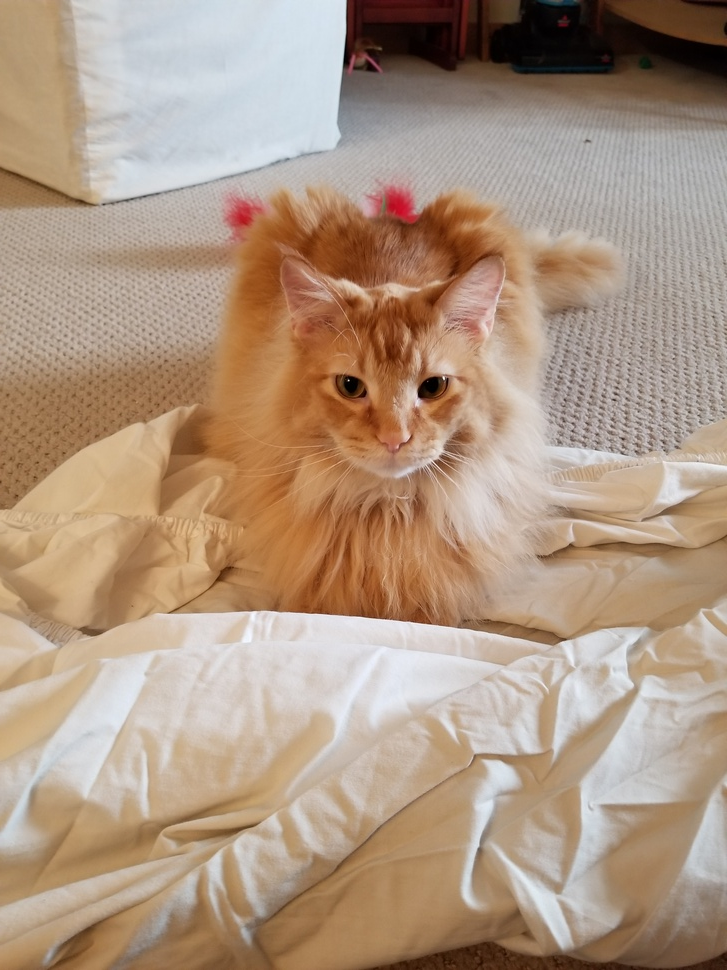
#> input picture Floofers.jpg, 727 x 970 px, shrunk from 3024 x 4032 before the run, given in place of the camera
$ python morphTrans.py
#> lines starting #> are read from the running program, lines starting #| are printed output that depends on the picture; after the words box and inside, x2 and y2 are one past the last pixel; in counts of white or black regions, pixels touching at a corner belong together
import cv2
import numpy as np

cap = cv2.VideoCapture(0)

while(1):

    _, frame = cap.read()
#> frame is the input picture: shape (970, 727, 3); mean B, G, R 129.6, 150.1, 174.1
    hsv = cv2.cvtColor(frame, cv2.COLOR_BGR2HSV)
#> hsv: shape (970, 727, 3); mean H, S, V 26.4, 76.7, 175.4

    lower_red = np.array([30,150,50])
    upper_red = np.array([255,255,180])

    lower_floof = np.array([0,0,0])
    upper_floof = np.array([75,255,255])

    mask = cv2.inRange(hsv, lower_floof, upper_floof)
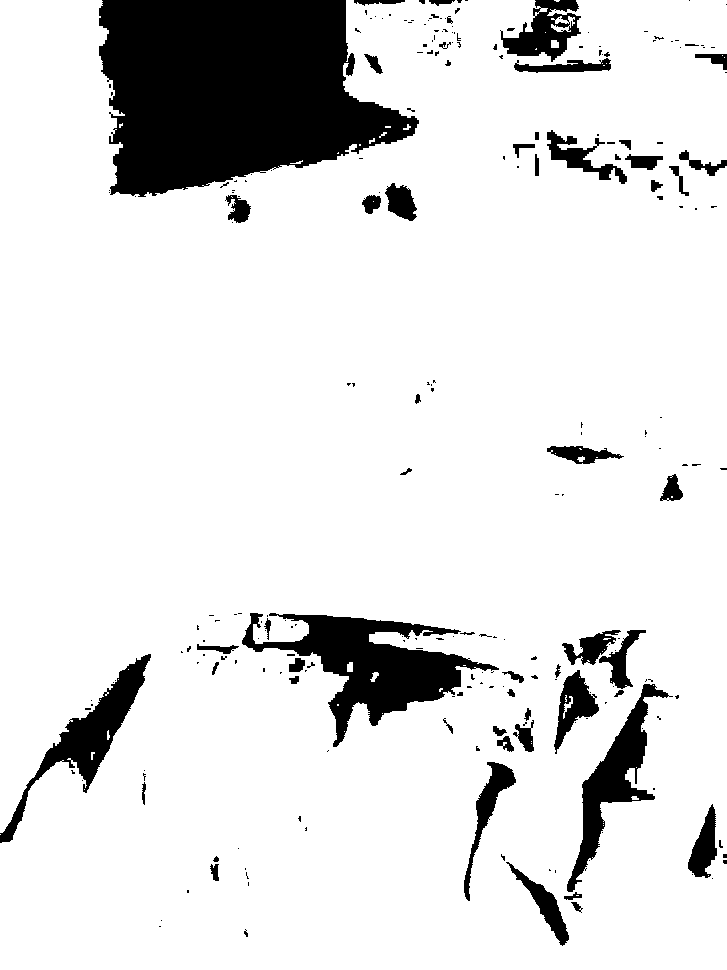
#> mask: shape (970, 727); 87.8% white; 247 black regions (186 under 20 px), largest, box (x1, y1, x2, y2) and area: (99, 0, 419, 197) 44845, (242, 613, 499, 747) 11651, (0, 654, 151, 843) 5210
    res = cv2.bitwise_and(frame,frame, mask= mask)
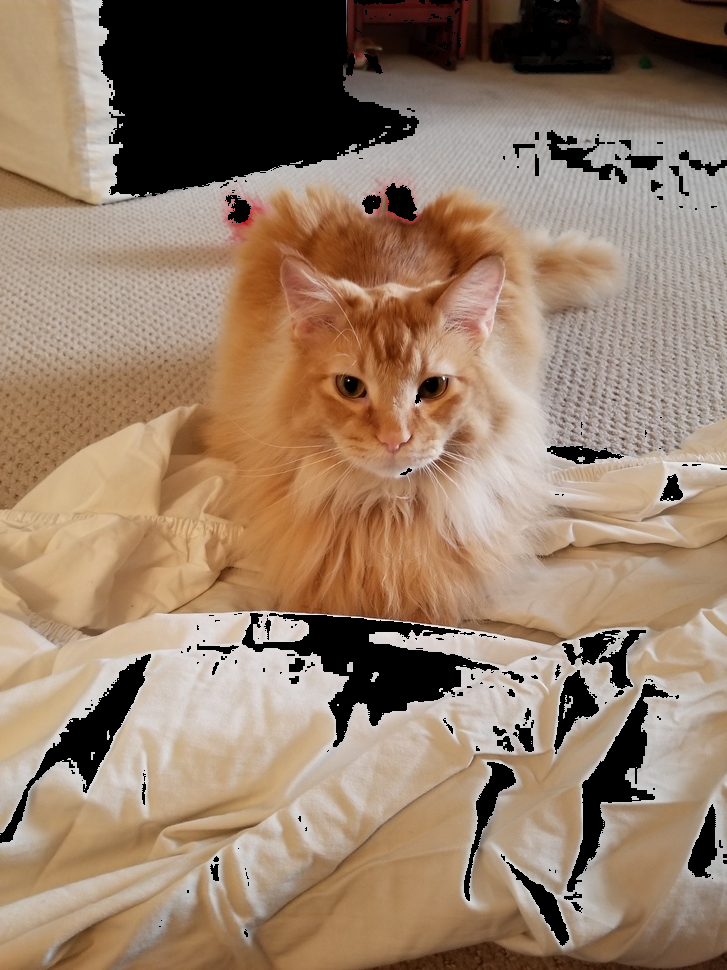
#> res: shape (970, 727, 3); mean B, G, R 104.7, 125.9, 150.2

    kernel = np.ones((5,5),np.uint8)
    erosion = cv2.erode(mask,kernel,iterations = 1)
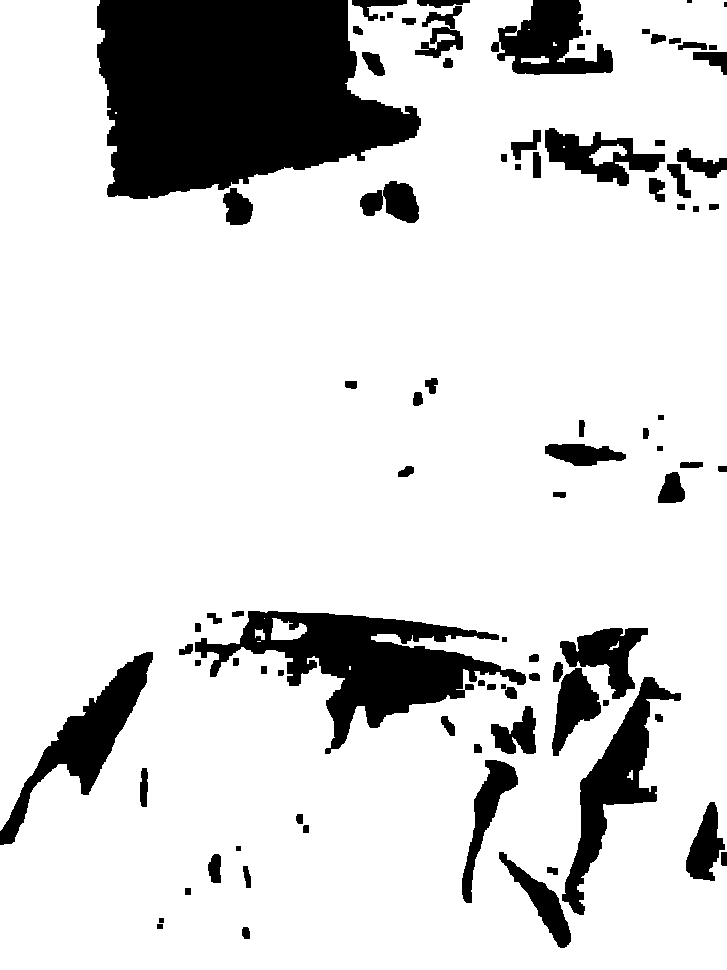
#> erosion: shape (970, 727); 84% white; 89 black regions (2 under 20 px), largest, box (x1, y1, x2, y2) and area: (97, 0, 421, 199) 47469, (195, 611, 526, 754) 17003, (562, 677, 681, 915) 7257
    dilation = cv2.dilate(mask,kernel,iterations = 1)
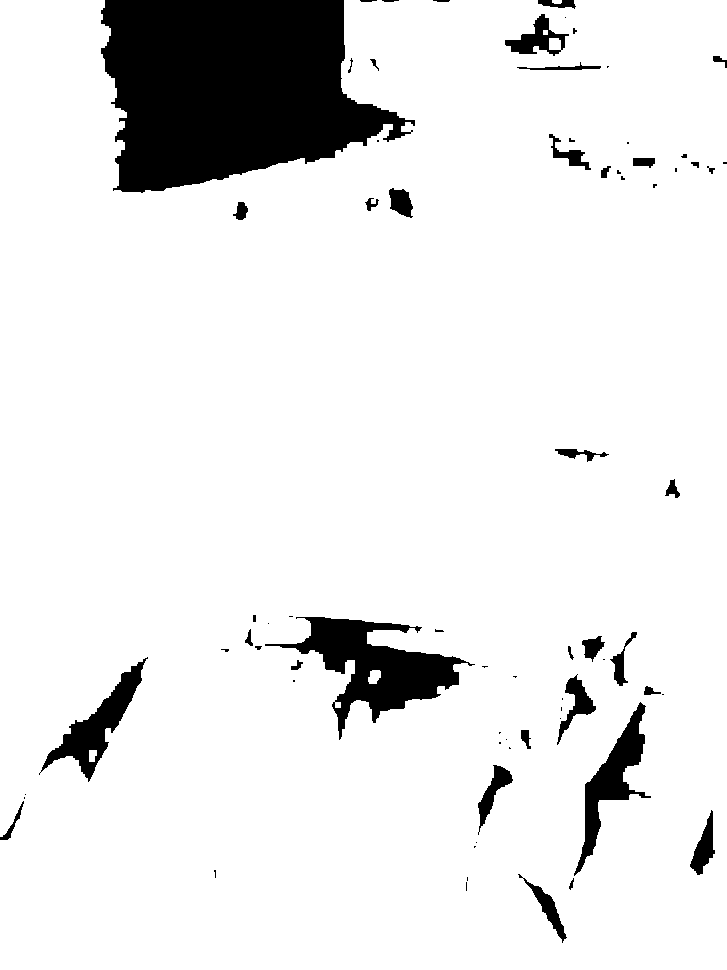
#> dilation: shape (970, 727); 90.7% white; 73 black regions (35 under 20 px), largest, box (x1, y1, x2, y2) and area: (101, 0, 415, 193) 42286, (265, 617, 475, 740) 8607, (574, 702, 651, 876) 3462

    cv2.imshow('Original',frame)
    cv2.imshow('Mask',mask)
    cv2.imshow('Erosion',erosion)
    cv2.imshow('Dilation',dilation)
    cv2.imshow('Res', res)

    k = cv2.waitKey(5) & 0xFF
#> (key Esc is pressed here)
    if k == 27:
        break

cv2.destroyAllWindows()
cap.release()

$ run again, on KingFloof.jpg
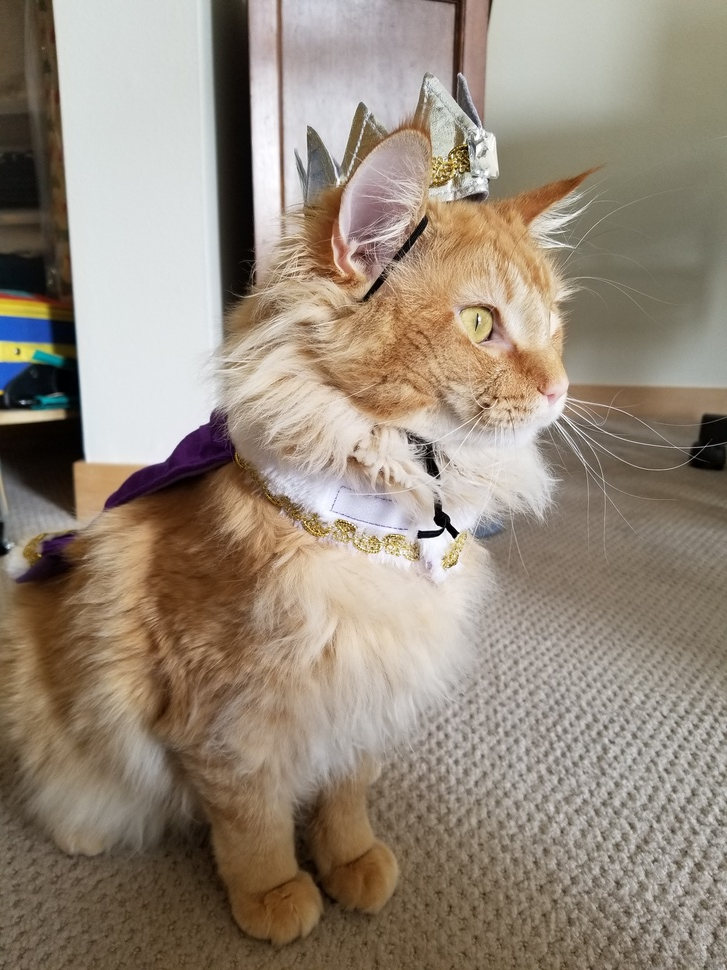
#> input picture KingFloof.jpg, 727 x 970 px, shrunk from 3024 x 4032 before the run, given in place of the camera
#> frame is the input picture: shape (970, 727, 3); mean B, G, R 122.6, 137.3, 150.1
#> hsv: shape (970, 727, 3); mean H, S, V 33.6, 62.8, 151.4
#> `mask = cv2.inRange(hsv, lower_floof, upper_floof)`:
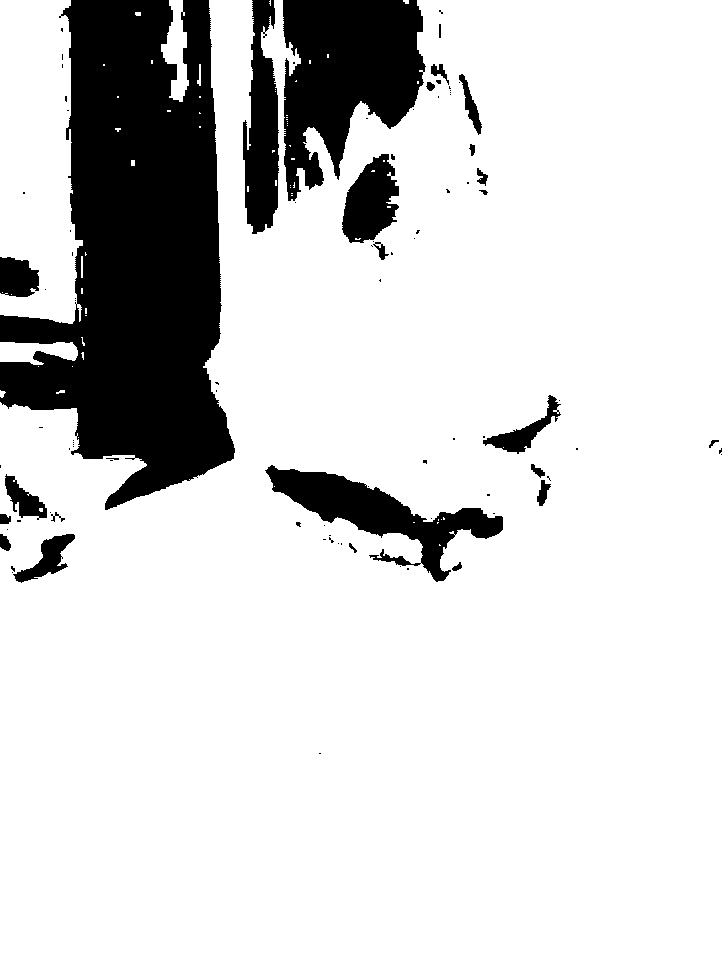
#> mask: shape (970, 727); 83.7% white; 95 black regions (70 under 20 px), largest, box (x1, y1, x2, y2) and area: (0, 0, 235, 510) 71955, (283, 0, 426, 201) 18573, (265, 465, 503, 582) 8479
#> erosion: shape (970, 727); 81.4% white; 37 black regions, largest, box (x1, y1, x2, y2) and area: (0, 0, 237, 512) 76898, (281, 0, 453, 205) 21254, (263, 463, 505, 584) 10743
#> `dilation = cv2.dilate(mask,kernel,iterations = 1)`:
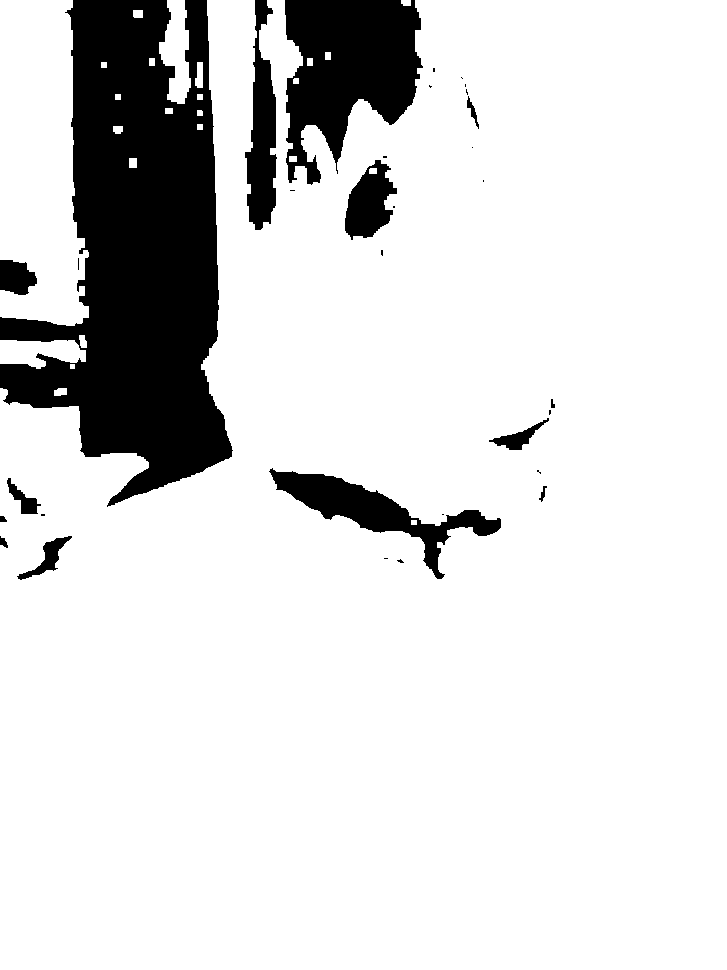
#> dilation: shape (970, 727); 85.9% white; 32 black regions (18 under 20 px), largest, box (x1, y1, x2, y2) and area: (0, 0, 233, 507) 66596, (285, 0, 423, 185) 16264, (269, 468, 501, 579) 6418
